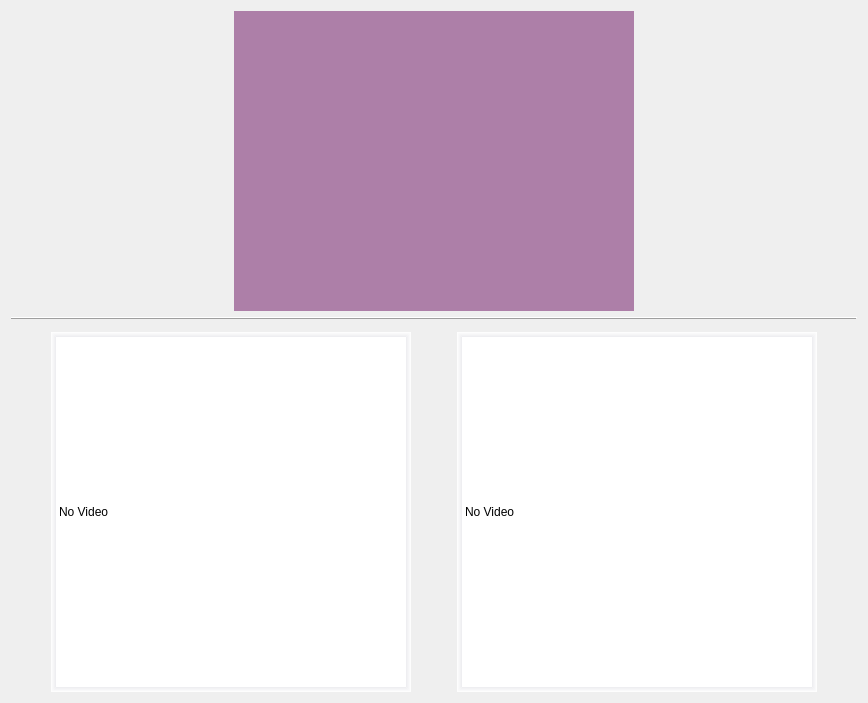
            <widget class="QWidget" name="page_3">
             <layout class="QGridLayout" name="gridLayout_3">
              <item row="0" column="0">
               <layout class="QVBoxLayout" name="verticalLayout_8">
                <item>
                 <layout class="QHBoxLayout" name="horizontalLayout">
                  <item>
                   <widget class="QLabel" name="label_turnLeft">
                    <property name="minimumSize">
                     <size>
                      <width>0</width>
                      <height>0</height>
                     </size>
                    </property>
                    <property name="styleSheet">
                     <string notr="true">background-image: url(:/images/biao_pan.png);</string>
                    </property>
                    <property name="text">
                     <string/>
                    </property>
                   </widget>
                  </item>
                  <item>
                   <widget class="QWidget" name="widget_dashboard" native="true">
                    <property name="minimumSize">
                     <size>
                      <width>400</width>
                      <height>300</height>
                     </size>
                    </property>
                    <property name="styleSheet">
                     <string notr="true">background-color: rgb(173, 127, 168);</string>
                    </property>
                   </widget>
                  </item>
                  <item>
                   <widget class="QLabel" name="label_turnRight">
                    <property name="minimumSize">
                     <size>
                      <width>0</width>
                      <height>0</height>
                     </size>
                    </property>
                    <property name="layoutDirection">
                     <enum>Qt::RightToLeft</enum>
                    </property>
                    <property name="styleSheet">
                     <string notr="true">background-image: url(:/images/biao_pan.png);</string>
                    </property>
                    <property name="text">
                     <string/>
                    </property>
                   </widget>
                  </item>
                 </layout>
                </item>
                <item>
                 <widget class="QFrame" name="frame">
                  <property name="contextMenuPolicy">
                   <enum>Qt::NoContextMenu</enum>
                  </property>
                  <property name="frameShape">
                   <enum>QFrame::HLine</enum>
                  </property>
                  <property name="frameShadow">
                   <enum>QFrame::Raised</enum>
                  </property>
                 </widget>
                </item>
                <item>
                 <widget class="QWidget" name="widget_chart" native="true">
                  <property name="minimumSize">
                   <size>
                    <width>0</width>
                    <height>0</height>
                   </size>
                  </property>
                  <property name="styleSheet">
                   <string notr="true">QWidget{
border-top: 5px solid qlineargradient(y0:0, y1:1,stop: 0 #ececef, stop: 1 white);
border-left: 5px solid qlineargradient(x0:0, x1:1,stop: 0 #ececef, stop: 1 white);
 border-bottom: 5px solid qlineargradient(y0:0, y1:1,stop: 0 white, stop: 1  #ececef);
border-right: 5px solid qlineargradient(x0:0, x1:1,stop:  0 white, stop: 1 #ececef);
background-color: rgb(255,255,255);
}
</string>
                  </property>
                 </widget>
                </item>
                <item>
                 <layout class="QHBoxLayout" name="horizontalLayout_8">
                  <item>
                   <spacer name="horizontalSpacer_8">
                    <property name="orientation">
                     <enum>Qt::Horizontal</enum>
                    </property>
                    <property name="sizeHint" stdset="0">
                     <size>
                      <width>40</width>
                      <height>20</height>
                     </size>
                    </property>
                   </spacer>
                  </item>
                  <item>
                   <widget class="QLabel" name="label_video0">
                    <property name="minimumSize">
                     <size>
                      <width>360</width>
                      <height>360</height>
                     </size>
                    </property>
                    <property name="maximumSize">
                     <size>
                      <width>360</width>
                      <height>360</height>
                     </size>
                    </property>
                    <property name="styleSheet">
                     <string notr="true">QLabel{
border-top: 5px solid qlineargradient(y0:0, y1:1,stop: 0 #ececef, stop: 1 white);
border-left: 5px solid qlineargradient(x0:0, x1:1,stop: 0 #ececef, stop: 1 white);
 border-bottom: 5px solid qlineargradient(y0:0, y1:1,stop: 0 white, stop: 1  #ececef);
border-right: 5px solid qlineargradient(x0:0, x1:1,stop:  0 white, stop: 1 #ececef);
background-color: rgb(255,255,255);
}
</string>
                    </property>
                    <property name="text">
                     <string>No Video</string>
                    </property>
                   </widget>
                  </item>
                  <item>
                   <spacer name="horizontalSpacer_7">
                    <property name="orientation">
                     <enum>Qt::Horizontal</enum>
                    </property>
                    <property name="sizeHint" stdset="0">
                     <size>
                      <width>40</width>
                      <height>20</height>
                     </size>
                    </property>
                   </spacer>
                  </item>
                  <item>
                   <widget class="QLabel" name="label_video2">
                    <property name="minimumSize">
                     <size>
                      <width>360</width>
                      <height>360</height>
                     </size>
                    </property>
                    <property name="maximumSize">
                     <size>
                      <width>360</width>
                      <height>360</height>
                     </size>
                    </property>
                    <property name="styleSheet">
                     <string notr="true">QLabel{
border-top: 5px solid qlineargradient(y0:0, y1:1,stop: 0 #ececef, stop: 1 white);
border-left: 5px solid qlineargradient(x0:0, x1:1,stop: 0 #ececef, stop: 1 white);
 border-bottom: 5px solid qlineargradient(y0:0, y1:1,stop: 0 white, stop: 1  #ececef);
border-right: 5px solid qlineargradient(x0:0, x1:1,stop:  0 white, stop: 1 #ececef);
background-color: rgb(255,255,255);
}
</string>
                    </property>
                    <property name="text">
                     <string>No Video</string>
                    </property>
                   </widget>
                  </item>
                  <item>
                   <spacer name="horizontalSpacer_9">
                    <property name="orientation">
                     <enum>Qt::Horizontal</enum>
                    </property>
                    <property name="sizeHint" stdset="0">
                     <size>
                      <width>40</width>
                      <height>20</height>
                     </size>
                    </property>
                   </spacer>
                  </item>
                 </layout>
                </item>
               </layout>
              </item>
             </layout>
            </widget>
